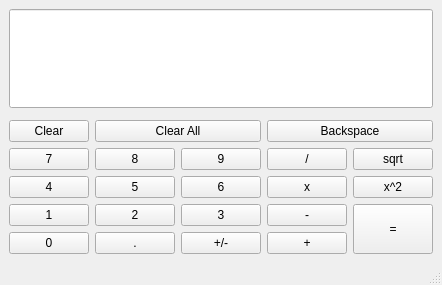
<?xml version="1.0" encoding="UTF-8"?>
<ui version="4.0">
 <class>CalculatorbyAlgoMethods</class>
 <widget class="QMainWindow" name="CalculatorbyAlgoMethods">
  <property name="geometry">
   <rect>
    <x>0</x>
    <y>0</y>
    <width>442</width>
    <height>285</height>
   </rect>
  </property>
  <property name="windowTitle">
   <string>MainWindow</string>
  </property>
  <widget class="QWidget" name="centralwidget">
   <layout class="QGridLayout" name="gridLayout">
    <item row="6" column="2">
     <widget class="QPushButton" name="change_sign">
      <property name="sizePolicy">
       <sizepolicy hsizetype="Preferred" vsizetype="Preferred">
        <horstretch>0</horstretch>
        <verstretch>0</verstretch>
       </sizepolicy>
      </property>
      <property name="text">
       <string>+/-</string>
      </property>
     </widget>
    </item>
    <item row="0" column="0" colspan="5">
     <widget class="QLineEdit" name="Display">
      <property name="sizePolicy">
       <sizepolicy hsizetype="Preferred" vsizetype="Expanding">
        <horstretch>0</horstretch>
        <verstretch>0</verstretch>
       </sizepolicy>
      </property>
      <property name="alignment">
       <set>Qt::AlignRight|Qt::AlignTrailing|Qt::AlignVCenter</set>
      </property>
     </widget>
    </item>
    <item row="5" column="1">
     <widget class="QPushButton" name="button_2">
      <property name="sizePolicy">
       <sizepolicy hsizetype="Preferred" vsizetype="Preferred">
        <horstretch>0</horstretch>
        <verstretch>0</verstretch>
       </sizepolicy>
      </property>
      <property name="text">
       <string>2</string>
      </property>
     </widget>
    </item>
    <item row="5" column="4" rowspan="2">
     <widget class="QPushButton" name="equals">
      <property name="sizePolicy">
       <sizepolicy hsizetype="Preferred" vsizetype="Preferred">
        <horstretch>0</horstretch>
        <verstretch>0</verstretch>
       </sizepolicy>
      </property>
      <property name="cursor">
       <cursorShape>PointingHandCursor</cursorShape>
      </property>
      <property name="text">
       <string>=</string>
      </property>
     </widget>
    </item>
    <item row="2" column="0">
     <widget class="QPushButton" name="clear">
      <property name="sizePolicy">
       <sizepolicy hsizetype="Preferred" vsizetype="Preferred">
        <horstretch>0</horstretch>
        <verstretch>0</verstretch>
       </sizepolicy>
      </property>
      <property name="text">
       <string>Clear</string>
      </property>
     </widget>
    </item>
    <item row="3" column="3">
     <widget class="QPushButton" name="division">
      <property name="sizePolicy">
       <sizepolicy hsizetype="Preferred" vsizetype="Preferred">
        <horstretch>0</horstretch>
        <verstretch>0</verstretch>
       </sizepolicy>
      </property>
      <property name="text">
       <string>/</string>
      </property>
     </widget>
    </item>
    <item row="5" column="3">
     <widget class="QPushButton" name="minus">
      <property name="sizePolicy">
       <sizepolicy hsizetype="Preferred" vsizetype="Preferred">
        <horstretch>0</horstretch>
        <verstretch>0</verstretch>
       </sizepolicy>
      </property>
      <property name="text">
       <string>-</string>
      </property>
     </widget>
    </item>
    <item row="6" column="1">
     <widget class="QPushButton" name="dot">
      <property name="sizePolicy">
       <sizepolicy hsizetype="Preferred" vsizetype="Preferred">
        <horstretch>0</horstretch>
        <verstretch>0</verstretch>
       </sizepolicy>
      </property>
      <property name="text">
       <string>.</string>
      </property>
     </widget>
    </item>
    <item row="4" column="0">
     <widget class="QPushButton" name="button_4">
      <property name="sizePolicy">
       <sizepolicy hsizetype="Preferred" vsizetype="Preferred">
        <horstretch>0</horstretch>
        <verstretch>0</verstretch>
       </sizepolicy>
      </property>
      <property name="text">
       <string>4</string>
      </property>
     </widget>
    </item>
    <item row="3" column="1">
     <widget class="QPushButton" name="button_8">
      <property name="sizePolicy">
       <sizepolicy hsizetype="Preferred" vsizetype="Preferred">
        <horstretch>0</horstretch>
        <verstretch>0</verstretch>
       </sizepolicy>
      </property>
      <property name="text">
       <string>8</string>
      </property>
     </widget>
    </item>
    <item row="2" column="1" colspan="2">
     <widget class="QPushButton" name="clearall">
      <property name="sizePolicy">
       <sizepolicy hsizetype="Preferred" vsizetype="Preferred">
        <horstretch>0</horstretch>
        <verstretch>0</verstretch>
       </sizepolicy>
      </property>
      <property name="text">
       <string>Clear All</string>
      </property>
     </widget>
    </item>
    <item row="5" column="0">
     <widget class="QPushButton" name="button_1">
      <property name="sizePolicy">
       <sizepolicy hsizetype="Preferred" vsizetype="Preferred">
        <horstretch>0</horstretch>
        <verstretch>0</verstretch>
       </sizepolicy>
      </property>
      <property name="text">
       <string>1</string>
      </property>
     </widget>
    </item>
    <item row="4" column="1">
     <widget class="QPushButton" name="button_5">
      <property name="sizePolicy">
       <sizepolicy hsizetype="Preferred" vsizetype="Preferred">
        <horstretch>0</horstretch>
        <verstretch>0</verstretch>
       </sizepolicy>
      </property>
      <property name="text">
       <string>5</string>
      </property>
     </widget>
    </item>
    <item row="6" column="3">
     <widget class="QPushButton" name="plus">
      <property name="sizePolicy">
       <sizepolicy hsizetype="Preferred" vsizetype="Preferred">
        <horstretch>0</horstretch>
        <verstretch>0</verstretch>
       </sizepolicy>
      </property>
      <property name="text">
       <string>+</string>
      </property>
     </widget>
    </item>
    <item row="5" column="2">
     <widget class="QPushButton" name="button_3">
      <property name="sizePolicy">
       <sizepolicy hsizetype="Preferred" vsizetype="Preferred">
        <horstretch>0</horstretch>
        <verstretch>0</verstretch>
       </sizepolicy>
      </property>
      <property name="text">
       <string>3</string>
      </property>
     </widget>
    </item>
    <item row="4" column="4">
     <widget class="QPushButton" name="square">
      <property name="sizePolicy">
       <sizepolicy hsizetype="Preferred" vsizetype="Preferred">
        <horstretch>0</horstretch>
        <verstretch>0</verstretch>
       </sizepolicy>
      </property>
      <property name="text">
       <string>x^2</string>
      </property>
     </widget>
    </item>
    <item row="3" column="4">
     <widget class="QPushButton" name="sqrt">
      <property name="sizePolicy">
       <sizepolicy hsizetype="Preferred" vsizetype="Preferred">
        <horstretch>0</horstretch>
        <verstretch>0</verstretch>
       </sizepolicy>
      </property>
      <property name="cursor">
       <cursorShape>PointingHandCursor</cursorShape>
      </property>
      <property name="text">
       <string>sqrt</string>
      </property>
     </widget>
    </item>
    <item row="3" column="2">
     <widget class="QPushButton" name="button_9">
      <property name="sizePolicy">
       <sizepolicy hsizetype="Preferred" vsizetype="Preferred">
        <horstretch>0</horstretch>
        <verstretch>0</verstretch>
       </sizepolicy>
      </property>
      <property name="text">
       <string>9</string>
      </property>
     </widget>
    </item>
    <item row="6" column="0">
     <widget class="QPushButton" name="button_0">
      <property name="sizePolicy">
       <sizepolicy hsizetype="Preferred" vsizetype="Preferred">
        <horstretch>0</horstretch>
        <verstretch>0</verstretch>
       </sizepolicy>
      </property>
      <property name="text">
       <string>0</string>
      </property>
     </widget>
    </item>
    <item row="4" column="2">
     <widget class="QPushButton" name="button_6">
      <property name="sizePolicy">
       <sizepolicy hsizetype="Preferred" vsizetype="Preferred">
        <horstretch>0</horstretch>
        <verstretch>0</verstretch>
       </sizepolicy>
      </property>
      <property name="text">
       <string>6</string>
      </property>
     </widget>
    </item>
    <item row="2" column="3" colspan="2">
     <widget class="QPushButton" name="backspace">
      <property name="sizePolicy">
       <sizepolicy hsizetype="Preferred" vsizetype="Preferred">
        <horstretch>0</horstretch>
        <verstretch>0</verstretch>
       </sizepolicy>
      </property>
      <property name="text">
       <string>Backspace</string>
      </property>
     </widget>
    </item>
    <item row="3" column="0">
     <widget class="QPushButton" name="button_7">
      <property name="sizePolicy">
       <sizepolicy hsizetype="Preferred" vsizetype="Preferred">
        <horstretch>0</horstretch>
        <verstretch>0</verstretch>
       </sizepolicy>
      </property>
      <property name="text">
       <string>7</string>
      </property>
     </widget>
    </item>
    <item row="4" column="3">
     <widget class="QPushButton" name="multiply">
      <property name="sizePolicy">
       <sizepolicy hsizetype="Preferred" vsizetype="Preferred">
        <horstretch>0</horstretch>
        <verstretch>0</verstretch>
       </sizepolicy>
      </property>
      <property name="text">
       <string>x</string>
      </property>
     </widget>
    </item>
    <item row="1" column="0" colspan="2">
     <widget class="QFrame" name="frame">
      <property name="frameShape">
       <enum>QFrame::StyledPanel</enum>
      </property>
      <property name="frameShadow">
       <enum>QFrame::Raised</enum>
      </property>
     </widget>
    </item>
   </layout>
  </widget>
  <widget class="QStatusBar" name="statusbar"/>
  <widget class="QMenuBar" name="menubar">
   <property name="geometry">
    <rect>
     <x>0</x>
     <y>0</y>
     <width>442</width>
     <height>21</height>
    </rect>
   </property>
  </widget>
 </widget>
 <resources/>
 <connections/>
</ui>
